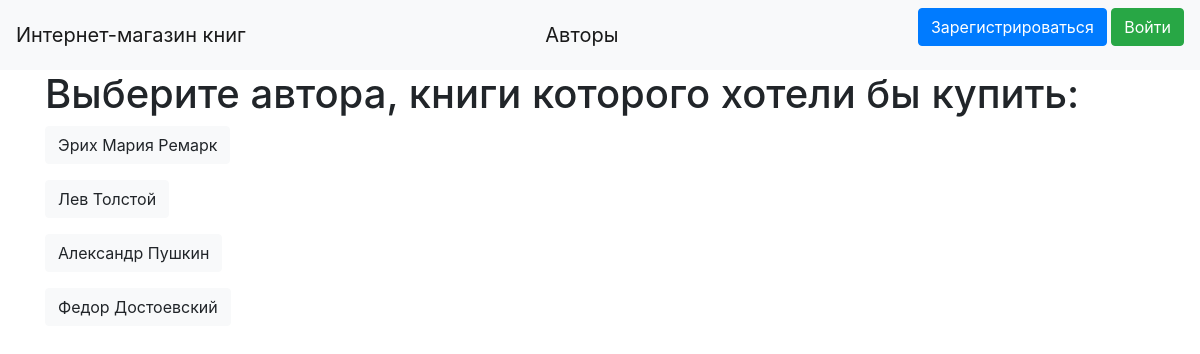
Before: /list_of_authors with the older database file.
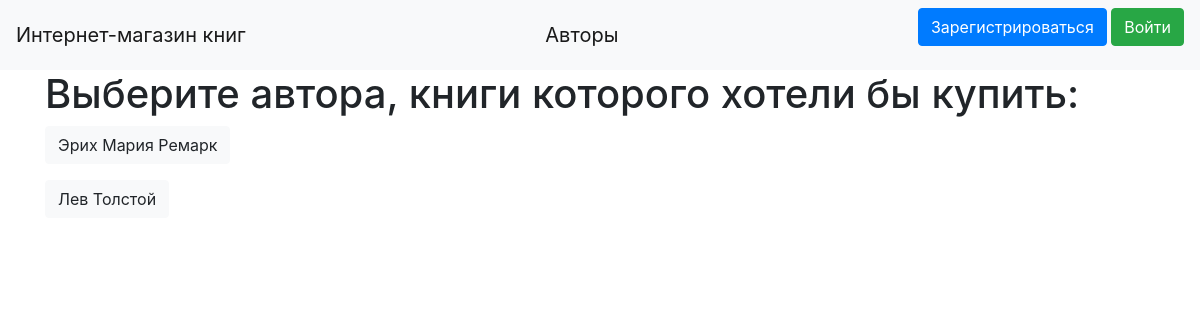
After: the same page with the newer database file.
### data/author.py (models this page shows)
class Author(SqlAlchemyBase, SerializerMixin):
    __tablename__ = 'author'
    id = sqlalchemy.Column(sqlalchemy.Integer, primary_key=True, autoincrement=True)
    name = sqlalchemy.Column(sqlalchemy.String, nullable=True)
    books = orm.relation("Books", back_populates='author')

### main.py (the view)
@app.route('/list_of_authors')
def list_of_authors():
    session = db_session.create_session()
    author = session.query(Author)
    return render_template("list_of_authors.html", author=author)

### data/db_session.py (called while the page is built)
def create_session() -> Session:
    global __factory
    return __factory()

### templates/list_of_authors.html (shortened to what this page needs)
{% extends "base.html" %}
{% block content %}
<h1>Выберите автора, книги которого хотели бы купить:</h1>
{% for item in author %}
<p>
<a class="btn btn-light" href="/books/{{ item.id }}">{{ item.name }}</a>
</p>
{% endfor %}
{% endblock %}

### templates/base.html (shortened to what this page needs)
<!doctype html>
<html lang="en">
<head>
    <link rel="stylesheet"
          href="https://stackpath.bootstrapcdn.com/bootstrap/4.4.1/css/bootstrap.min.css"
>
</head>
<body>
<header>
    <nav class="navbar navbar-light bg-light">
        <a class="navbar-brand" href="/">Интернет-магазин книг</a>
        <a class="navbar-brand" href="/list_of_authors">Авторы</a>
        {% if current_user.is_authenticated %}
        <p>
            <a class="btn btn-warning" href="/shopping_cart">{{ current_user.name }}</a>
            <a class="btn btn-success" href="/logout">Выйти</a>
        </p>
{% else %}
    <p>
        <a class="btn btn-primary " href="/register">Зарегистрироваться</a>
        <a class="btn btn-success" href="/login">Войти</a>
    </p>
{% endif %}
    </nav>
</header>
<main role="main" class="container">
    {% block content %}{% endblock %}
</main>
</body>
</html>

Changed rows visible on the page:
removed Author: name "Александр Пушкин"
removed Author: name "Федор Достоевский"
